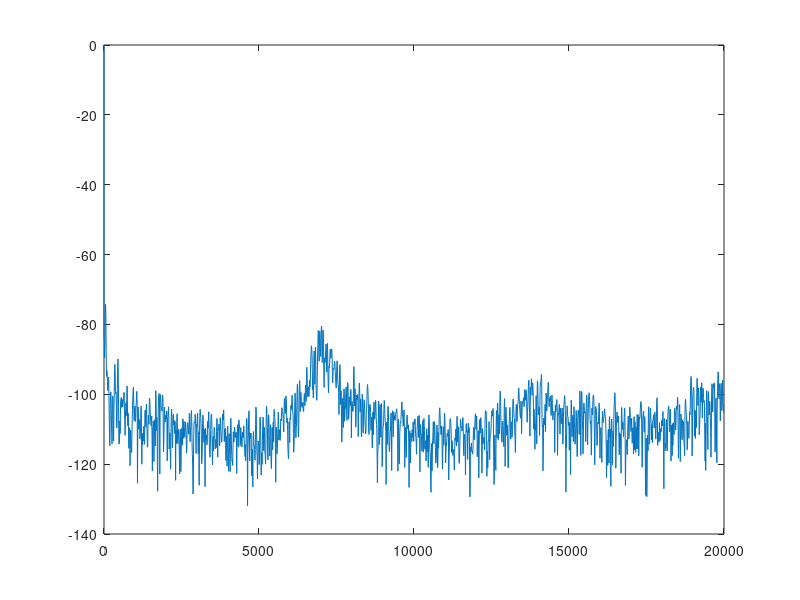

Reproduce this figure in MATLAB.
Array=csvread('./csvs/test_001_1.csv');
%Array=csvread('test.csv');
col1 = Array(:, 1);
col2 = Array(:, 2);
plot(col1, col2)